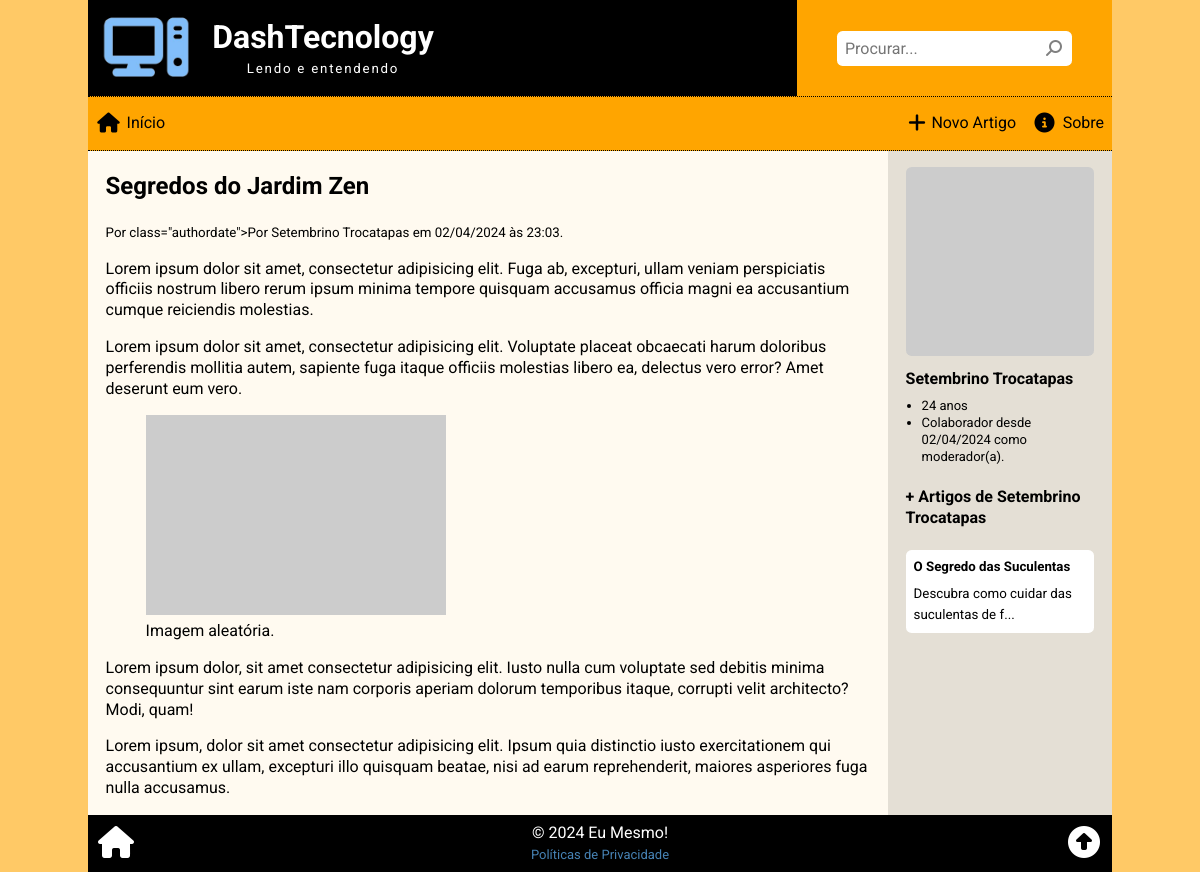
The page /view.php?id=5 on the database its author committed.
### tables this page shows
CREATE TABLE article (
    art_id INT PRIMARY KEY AUTO_INCREMENT,
    art_date TIMESTAMP DEFAULT CURRENT_TIMESTAMP,
    art_thumbnail VARCHAR(255),
    art_title VARCHAR(127),
    art_summary VARCHAR(255),
    art_author INT,
    art_content TEXT,
    art_views INT DEFAULT '0',
    art_status ENUM('on', 'off', 'del') DEFAULT 'on',
    FOREIGN KEY (art_author) REFERENCES employee(emp_id)
);

CREATE TABLE employee (
    emp_id INT PRIMARY KEY AUTO_INCREMENT,
    emp_date TIMESTAMP DEFAULT CURRENT_TIMESTAMP,
    emp_photo VARCHAR(255),
    emp_name VARCHAR(127) NOT NULL,
    emp_birth DATE,
    emp_email VARCHAR(255) NOT NULL,
    emp_password VARCHAR(63) NOT NULL,
    emp_type ENUM('admin', 'author', 'moderator') DEFAULT 'moderator',
    emp_status ENUM('on', 'off', 'del') DEFAULT 'on'
);

### _global.php (called while the page is built, shortened)
<?php
$site = [
    "sitename" => "DashTecnology",
    "title" => "DashTecnology",
    "slogan" => "Lendo e entendendo",
    "logo" => "logo02.png",
    "mysql_hostname" => "localhost",
    "mysql_username" => "root",
    "mysql_password" => "",
    "mysql_database" => "helloword",
    "summary_length" => 40,
    "social_list" => [
        [
            "name" => "GitHub.com",
            "link" => "https://github.com/Luferat",
            "icon" => "fa-brands fa-square-github fa-fw",
            "color" => "#333"
        ], [
            "name" => "X / Twitter",
            "link" => "https://twitter.com/Luferat",
            "icon" => "fa-brands fa-square-x-twitter fa-fw",
            "color" => "#14171a"
        ], [
            "name" => "Youtube",
            "link" => "https://www.youtube.com/channel/UCkN6I-gfJlL5lUj9shkyxPQ",
            "icon" => "fa-brands fa-square-youtube fa-fw",
            "color" => "#ff0000"
        ], [
            "name" => "Facebook",
            "link" => "https://facebook.com/Luferat",
            "icon" => "fa-brands fa-square-facebook fa-fw",
            "color" => "#1877f2"
        ], [
            "name" => "Instagram",
            "link" => "https://instagram.com/Luferat",
            "icon" => "fa-brands fa-square-instagram fa-fw",
            "color" => "#405de6"
        ], [
            "name" => "LinkedIn",
            "link" => "https://www.linkedin.com/in/luferat/",
            "icon" => "fa-brands fa-linkedin fa-fw",
            "color" => "#0a66c2"
        ]
    ]
];

### view.php (the view, shortened to what this page needs)
<?php
require("_global.php");
$id = isset($_GET['id']) ? intval($_GET['id']) : 0;
$sql = <<<SQL
SELECT
 	-- Obtém os campos de article necessários
 	art_id, art_title, art_content,
    -- Obtém a data formatada para o pseudo-campo art_datebr
    -- Referência: https://www.w3schools.com/sql/func_mysql_date_format.asp
    DATE_FORMAT(art_date, "%d/%m/%Y às %H:%i") AS art_datebr,
    -- Obtém os campos de employee necessários
    emp_id, emp_photo, emp_name, emp_type,
    -- Obtém a data formatada de cadastro do emplyee para o pseudo-campo emp_datebr
    DATE_FORMAT(emp_date, "%d/%m/%Y") AS emp_datebr,
    -- Obtém a idade do employee em anos
    -- Referências: https://www.w3schools.com/sql/func_mysql_timediff.asp
    TIMESTAMPDIFF(YEAR, emp_birth, CURDATE()) AS emp_age
-- Tabela original
FROM `article`
-- Faz a junção das tabelas 'article' e 'employee'
INNER JOIN `employee` ON art_author = emp_id
-- Regras para obter os dados
WHERE art_id = '{$id}'
	-- A data deve ser menor ou igual a agora
    -- Não obtém artigos agendados para o futuro
	AND art_date <= NOW()
    -- O artigo deve estar online
    AND art_status = 'on';
SQL;
$res = $conn->query($sql);
$art = $res->fetch_assoc();
$article = <<<ART
<div class="article">
    <h2>{$art['art_title']}</h2>
    <small>Por class="authordate">Por {$art['emp_name']} em {$art['art_datebr']}.</small>
    <div>{$art['art_content']}</div>
</div>
ART;
$sql = <<<SQL
UPDATE article
    SET art_views = art_views + 1
WHERE art_id = '{$id}';
SQL;
$conn->query($sql);
switch ($art['emp_type']) {
    case 'moderator':
        $emp_type = 'moderador(a)';
        break;
};
$aside_author = <<<HTML
<div class="aside-author">
    <img src="{$art['emp_photo']}" alt="{$art['emp_name']}">
    <h4>{$art['emp_name']} </h4>
    <ul>
        <li>{$art['emp_age']} anos</li>
        <li>Colaborador desde {$art['emp_datebr']} como {$emp_type}.</li>
    </ul>
</div>
HTML;
$NameAuthor = <<<HTML
<h4>{$art['emp_name']} </h4>
HTML;
$sql = <<<SQL
-- Seleciona
SELECT
	-- os campos necessários
	art_id, art_title, art_summary
-- da tabela 'article'
FROM `article`
-- quando
WHERE
	-- o id do author é este
	art_author = '{$art['emp_id']}'
    -- não pegar o artigo atual
    AND art_id != '{$art['art_id']}'
    -- data atual ou no passado
    AND art_date <= NOW()
    -- status online
    AND art_status = 'on'
-- ordenados de forma aleatória
-- Referências: https://w3schools.com/sql/func_mysql_rand.asp
ORDER BY RAND()
-- limitado ao máximo de 3 registros
LIMIT 3;
SQL;
$res = $conn->query($sql);
$aside_articles =  <<<HTML
<h4>+ Artigos de  <?php echo $NameAuthor </h4><div class="aside_article">
HTML;
while ($aart = $res->fetch_assoc()) :
    if (strlen($aart['art_summary']) > $site['summary_length'])
        $art_summary = mb_substr(
            $aart['art_summary'],
            0,
            $site['summary_length']
        ) . "...";
    $aside_articles .= <<<HTML
<div onclick="location.href = 'view.php?id={$aart['art_id']}'">
    <h5>{$aart['art_title']}</h5>
    <p><small title="{$aart['art_summary']}">{$art_summary}</small></p>
</div>
HTML;
endwhile;
$aside_articles .= '</div>';
require('_header.php');
?>
<article>
    <?php
    echo $article;
    ?>
</article>
<aside>
    <?php
    echo $aside_author;
    echo $aside_articles;
    ?>
</aside>
<?php
require('_footer.php');
?>

### assets/css/global.css (style rules this page uses)
* { box-sizing: border-box; outline: none; }
html, body { position: relative; width: 100%; height: 100%; padding: 0; margin: 0; font-family: 'Roboto', Arial, Helvetica, sans-serif; font-size: 16px; line-height: 1.3; }
body { background-color: rgba(255, 166, 0, 0.6); background-image: url('../img/back01.png'); background-attachment: fixed; background-position: center; background-repeat: repeat; }
main article, main aside { padding: 0 1.1rem; }
main article { background-color: rgba(255, 255, 255, .9); flex-grow: 3; }
main aside { background-color: rgba(226, 226, 226, 0.9); min-height: 9rem; }
@media only screen and (min-width: 768px) { main aside { min-width: 14rem; max-width: 14rem; } }

### assets/css/view.css (style rules this page uses)
.aside-author { margin-top: 1rem; }
.aside-author img, .aside_article img { width: 100%; height: auto; }
.aside-author img { border-radius: .35rem; }
.aside-author h4 { margin: .5rem 0; }
.aside-author ul { font-size: small; margin: 0; padding: 0; padding-left: 1rem; }
.aside_article div { background-color: white; padding: .5rem; border-radius: .35rem; cursor: pointer; margin-bottom: 1rem; }
.aside_article h5 { margin: 0; }
.aside_article p { margin: .5rem 0 0 0; }

### rows shown on the page
article: art_title "Segredos do Jardim Zen", art_author.emp_name "Setembrino Trocatapas", art_content "Lorem ipsum dolor sit amet, consectetur adipisicing elit. Fuga ab, excepturi, ullam veniam perspiciatis officiis nostrum libero rerum ipsum minima tempore quisquam accusamus officia magni ea accusantium cumque reiciendis molestias. Lorem ipsum dolor sit amet, consectetur adipisicing elit. Voluptate placeat obcaecati harum doloribus perferendis mollitia autem, sapiente fuga itaque officiis molestias libero ea, delectus vero error? Amet deserunt eum vero. Imagem aleatória. Lorem ipsum dolor, sit amet consectetur adipisicing elit. Iusto nulla cum voluptate sed debitis minima consequuntur sint earum iste nam corporis aperiam dolorum temporibus itaque, corrupti velit architecto? Modi, quam!…", art_author.emp_type "moderador(a)"
article: art_title "O Segredo das Suculentas", art_summary "Descubra como cuidar das suculentas de f..."

### other values the page prints
$site["title"] "DashTecnology"
$site["slogan"] "Lendo e entendendo"
$art['art_datebr'] "02/04/2024 às 23:03"
$art['emp_age'] "24"
$art['emp_datebr'] "02/04/2024"
